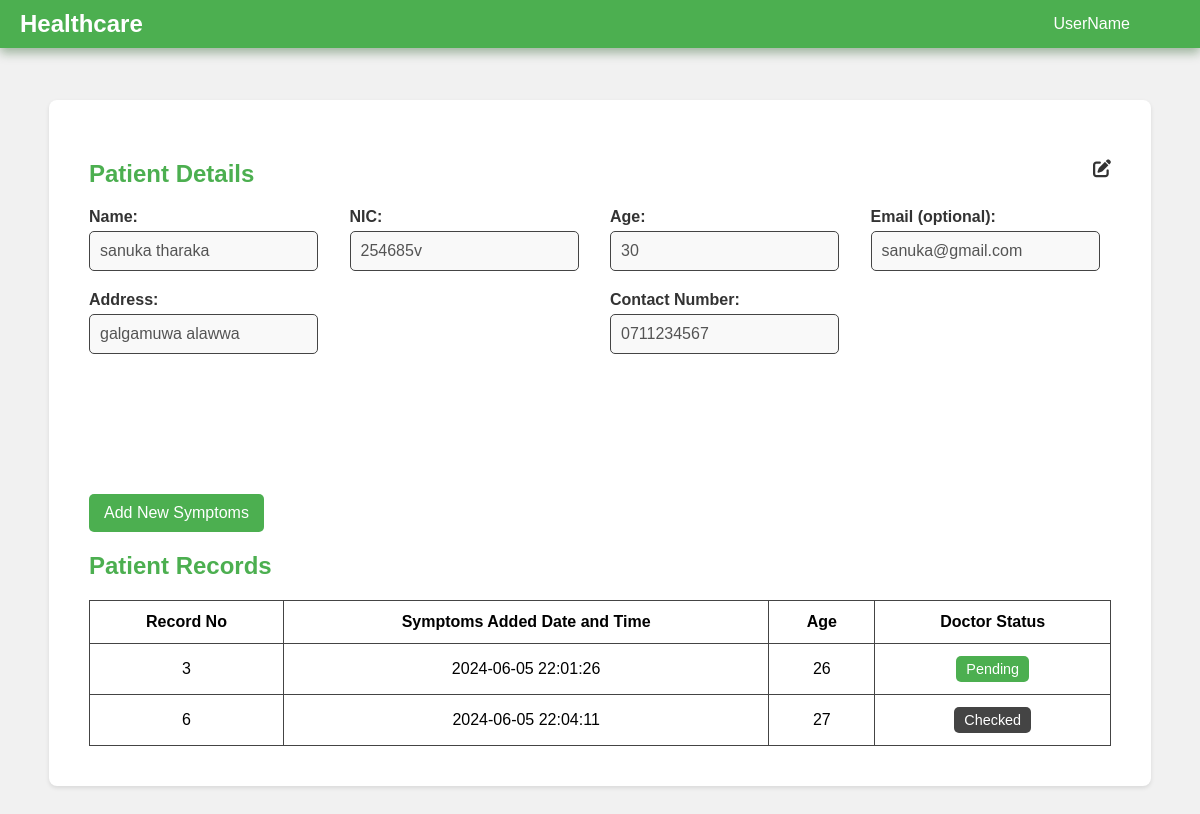
The page /reception/profile-view.php?p_id=7 on the database its author committed.
### tables this page shows
CREATE TABLE IF NOT EXISTS `registered_patients` (
  `p_id` int NOT NULL AUTO_INCREMENT,
  `name` varchar(50) DEFAULT NULL,
  `mobile` varchar(12) DEFAULT NULL,
  `email` varchar(50) DEFAULT NULL,
  `id_num` varchar(20) DEFAULT NULL,
  `address` text,
  `age` int DEFAULT NULL,
  `register_date` datetime DEFAULT NULL,
  `reception_id` varchar(50) DEFAULT NULL,
  PRIMARY KEY (`p_id`),
  KEY `FK_register_patients_register_reception` (`reception_id`),
  CONSTRAINT `FK_register_patients_register_reception` FOREIGN KEY (`reception_id`) REFERENCES `registered_reception` (`id_num`)
);

CREATE TABLE IF NOT EXISTS `patients_details` (
  `id` int NOT NULL AUTO_INCREMENT,
  `patients_id` int DEFAULT NULL,
  `reception_id` varchar(50) DEFAULT NULL,
  `symptoms` text,
  `Prescriptions` text,
  `doctor_id` varchar(50) DEFAULT NULL,
  `age` int DEFAULT NULL,
  `symptoms_date` datetime DEFAULT NULL,
  PRIMARY KEY (`id`),
  KEY `FK_patients_details_register_patients` (`patients_id`),
  KEY `FK_patients_details_register_reception` (`reception_id`),
  KEY `FK_patients_details_registered_doctor` (`doctor_id`),
  CONSTRAINT `FK_patients_details_register_patients` FOREIGN KEY (`patients_id`) REFERENCES `registered_patients` (`p_id`),
  CONSTRAINT `FK_patients_details_register_reception` FOREIGN KEY (`reception_id`) REFERENCES `registered_reception` (`id_num`),
  CONSTRAINT `FK_patients_details_registered_doctor` FOREIGN KEY (`doctor_id`) REFERENCES `registered_doctor` (`id_num`)
);

### connection.php (called while the page is built, shortened)
<?php
class Database
{
    public static $connection;
    public static function SetUpConnection()
    {
        if (!isset(Database::$connection)) {
            Database::$connection = new mysqli("localhost", "root", "Chalithac*#3031", "healthcare", "3306");
        }
    }
    public static function search($q)
    {
        return Database::$connection->query($q);
    }
}

### reception/profile-view.php (the view, shortened to what this page needs)
<?php
require_once "../connection.php";
$patient_id = $_GET["p_id"];
?>
<!DOCTYPE html>
<html lang="en">
<head>
    <link rel="stylesheet" href="../assets/css/common.css">
    <link rel="stylesheet" href="../assets/css/header.css">
    <link rel="stylesheet" href="../assets/css/profile-view.css">
    <link rel="stylesheet" href="https://cdnjs.cloudflare.com/ajax/libs/font-awesome/6.5.2/css/all.min.css" />
</head>
<body>
    <header class="header">
        <div class="logo">Healthcare</div>
        <div class="header-username">UserName</div>
    </header>
    <div class="container">
        <div class="profile-details">
            <div class="detail-heading">
                <h2>Patient Details</h2>
                <i class="fa-solid fa-pen-to-square"></i>
            </div>
            <?php
            $patientResultSet = Database::search("SELECT * FROM `registered_patients` WHERE `p_id` = '" . $patient_id . "'");
            $patientCount = $patientResultSet->num_rows;
            if ($patientCount == 1) {
                $patientResult = $patientResultSet->fetch_assoc();
            ?>
                <div class="form-row">
                    <div class="form-group">
                        <label>Name:</label>
                        <input class="profile-inputs" type="text" id="name" name="name" value="<?php echo $patientResult["name"]; ?>" disabled required>
                    </div>
                    <div class="form-group">
                        <label>NIC:</label>
                        <input class="profile-inputs" type="text" id="nic" name="nic" value="<?php echo $patientResult["id_num"]; ?>" disabled required>
                    </div>
                    <div class="form-group">
                        <label>Age:</label>
                        <input class="profile-inputs" type="number" id="age" name="age" value="<?php echo $patientResult["age"]; ?>" disabled required>
                    </div>
                    <div class="form-group">
                        <label>Email (optional):</label>
                        <input class="profile-inputs" type="email" id="email" name="email" value="<?php echo $patientResult["email"]; ?>" disabled>
                    </div>
                    <div class="form-group">
                        <label>Address:</label>
                        <input class="profile-inputs" type="text" id="address" name="address" value="<?php echo $patientResult["address"]; ?>" disabled required>
                    </div>
                    <div class="form-group">
                        <label>Contact Number:</label>
                        <input class="profile-inputs" type="text" id="contact" name="contact" value="<?php echo $patientResult["mobile"]; ?>" disabled required>
                    </div>
                </div>
            <?php
            }
            ?>
        </div>
        <div class="symptoms-table-container">
            <button onclick="showPopup('add-symptoms-popup')" class="add-symptoms-btn">Add New Symptoms</button>
            <h2>Patient Records</h2>
            <table id="symptomsTable">
                <thead>
                    <tr>
                        <th>Record No</th>
                        <th>Symptoms Added Date and Time</th>
                        <th>Age</th>
                        <th>Doctor Status</th>
                    </tr>
                </thead>
                <tbody>
                <?php
        $patientDetailsResultSet = Database::search("SELECT * FROM `patients_details` WHERE `patients_id` = '" . $patient_id . "'");
        $patientDetailsCount = $patientDetailsResultSet->num_rows;
        if ($patientDetailsCount > 0) {
            while ($patientDetailsResult = $patientDetailsResultSet->fetch_assoc()) {
                $recordId = $patientDetailsResult["id"];
        ?>
                <tr onclick="showPopup('details-popup-<?php echo $recordId; ?>')">
                    <td><?php echo $recordId; ?></td>
                    <td><?php echo $patientDetailsResult["symptoms_date"]; ?></td>
                    <td><?php echo $patientDetailsResult["age"]; ?></td>
                    <?php if (empty($patientDetailsResult["Prescriptions"])) { ?>
                        <td><button class="status-btn pending">Pending</button></td>
                    <?php } else { ?>
                        <td><button class="status-btn checked">Checked</button></td>
                    <?php } ?>
                </tr>
        <?php
            }
        }
        ?>
                </tbody>
            </table>
        </div>
    </div>
</body>
</html>

### assets/css/common.css (style rules this page uses)
:root { --base-color: #4CAF50; --second-base-color: #388E3C; --dark-gray: #333333; --medium-gray: #444444; --error-color: #FF4136; }
* { margin: 0%; padding: 0%; box-sizing: border-box; font-family: Arial, sans-serif; }

### assets/css/header.css (style rules this page uses)
header { display: flex; justify-content: space-between; align-items: center; background-color: var(--base-color); padding: 10px 20px; color: white; position: fixed; left: 0%; top: 0%; width: 100%; box-shadow: 0px 5px 10px rgba(4, 65, 0, 0.349); }
header .logo { font-size: 1.5em; font-weight: bold; cursor: pointer; }
.header-username { margin-right: 50px; }

### assets/css/profile-view.css (style rules this page uses)
body { font-family: Arial, sans-serif; background-color: #f1f1f1; margin: 0; padding: 20px; }
.container { max-width: 95%; margin: 80px auto; background-color: #fff; padding: 20px; border-radius: 8px; box-shadow: 0 2px 4px rgba(0, 0, 0, 0.1); }
.profile-details { margin-top: 20px; padding: 20px; display: flex; flex-direction: column; border-radius: 10px; }
.detail-heading { width: 100%; display: flex; justify-content: space-between; }
.profile-details h2 { color: var(--base-color); margin-bottom: 20px; width: 100%; }
.fa-pen-to-square { font-size: 18px; color: var(--dark-gray); cursor: pointer; }
.profile-details .form-row { display: flex; flex-wrap: wrap; justify-content: space-between; gap: 20px; margin-bottom: 20px; }
.profile-details .form-group { flex: 1; min-width: 200px; }
.profile-details label { display: block; margin-bottom: 5px; color: var(--dark-gray); font-weight: bold; }
.profile-inputs { max-width: 400px; display: block; padding: 10px; font-size: 1em; border: 1px solid var(--medium-gray); border-radius: 5px; background-color: #f9f9f9; }
.symptoms-table-container { margin-top: 80px; padding: 20px; }
.symptoms-table-container h2 { color: var(--base-color); margin-bottom: 20px; }
.add-symptoms-btn { margin-bottom: 20px; padding: 10px 15px; background-color: var(--base-color); border: none; border-radius: 5px; color: #FFFFFF; font-size: 1em; cursor: pointer; transition: background-color 0.3s; }
table { width: 100%; border-collapse: collapse; }
#symptomsTable th, #symptomsTable td { text-align: center; }
th, td { padding: 12px 15px; border: 1px solid var(--medium-gray); text-align: left; }
tbody tr { cursor: pointer; }
.status-btn { padding: 5px 10px; border: none; border-radius: 5px; font-size: 0.9em; cursor: pointer; }
.status-btn.pending { background-color: var(--base-color); color: white; }
.status-btn.checked { background-color: var(--medium-gray); color: white; }

### rows shown on the page
registered_patients: name "sanuka tharaka", nic "254685v", age "30", email "sanuka@gmail.com", address "galgamuwa alawwa", contact "0711234567"
patients_details: id "3", symptoms_date "2024-06-05 22:01:26", age "26", Prescriptions "Pending"
patients_details: id "6", symptoms_date "2024-06-05 22:04:11", age "27", Prescriptions "Checked"
